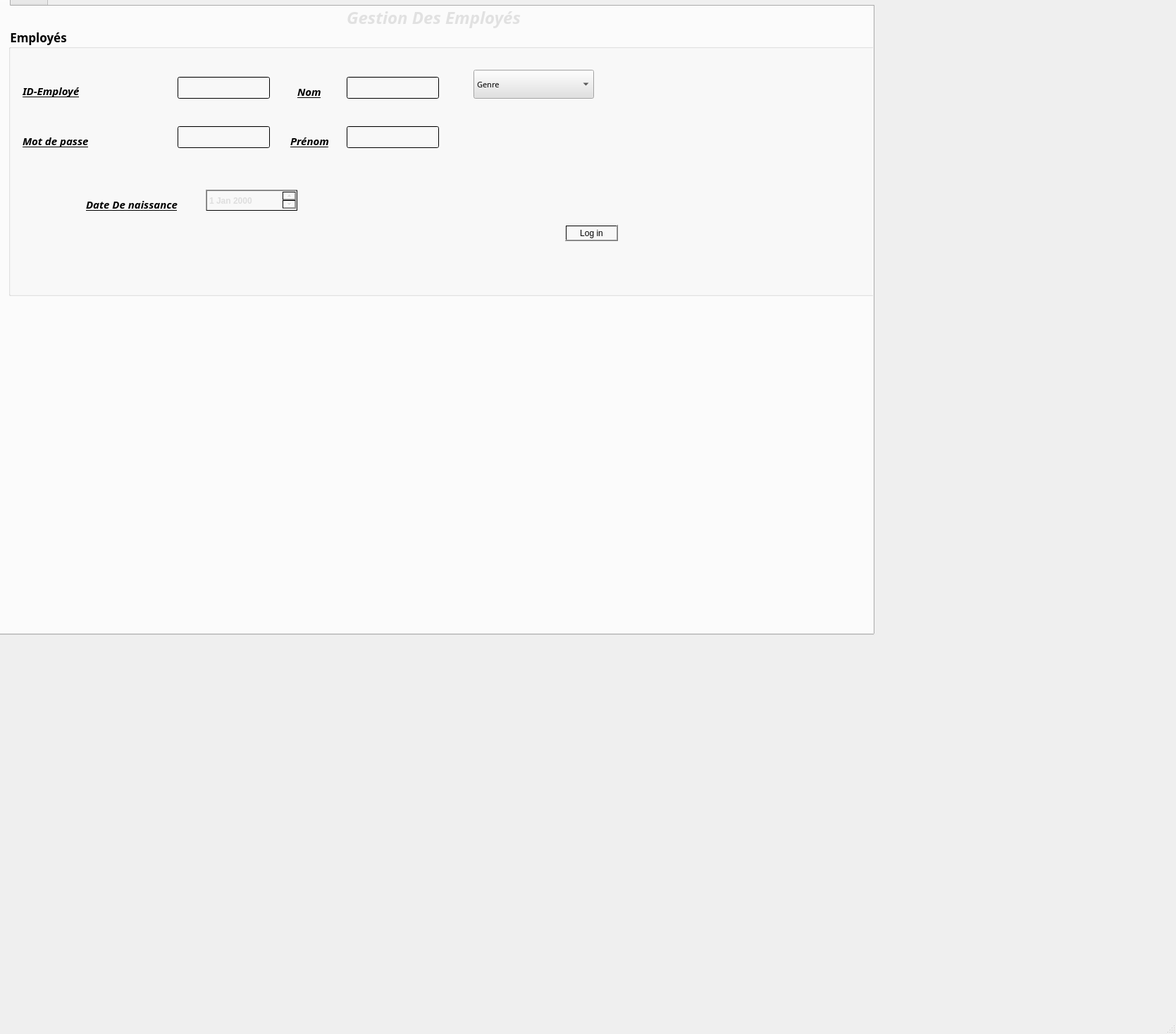
<?xml version="1.0" encoding="UTF-8"?>
<ui version="4.0">
 <class>MainWindow</class>
 <widget class="QMainWindow" name="MainWindow">
  <property name="geometry">
   <rect>
    <x>0</x>
    <y>0</y>
    <width>1669</width>
    <height>1467</height>
   </rect>
  </property>
  <property name="windowTitle">
   <string>MainWindow</string>
  </property>
  <widget class="QWidget" name="centralwidget">
   <widget class="QTabWidget" name="tabWidget">
    <property name="geometry">
     <rect>
      <x>-40</x>
      <y>-20</y>
      <width>1281</width>
      <height>921</height>
     </rect>
    </property>
    <property name="baseSize">
     <size>
      <width>0</width>
      <height>0</height>
     </size>
    </property>
    <property name="font">
     <font>
      <family>Century Gothic</family>
     </font>
    </property>
    <property name="styleSheet">
     <string notr="true">background-color: </string>
    </property>
    <property name="currentIndex">
     <number>0</number>
    </property>
    <widget class="QWidget" name="tab">
     <attribute name="title">
      <string>Tab 1</string>
     </attribute>
     <widget class="QGroupBox" name="Log_in">
      <property name="geometry">
       <rect>
        <x>50</x>
        <y>30</y>
        <width>1231</width>
        <height>381</height>
       </rect>
      </property>
      <property name="font">
       <font>
        <family>Century Gothic</family>
        <pointsize>13</pointsize>
        <weight>75</weight>
        <bold>true</bold>
       </font>
      </property>
      <property name="styleSheet">
       <string notr="true">background-color: qlineargradient(spread:reflect, x1:0, y1:0, x2:1, y2:0, stop:1 rgba(255, 255, 255, 0));</string>
      </property>
      <property name="title">
       <string>Employés</string>
      </property>
      <widget class="QLabel" name="label">
       <property name="geometry">
        <rect>
         <x>20</x>
         <y>80</y>
         <width>85</width>
         <height>19</height>
        </rect>
       </property>
       <property name="font">
        <font>
         <family>Century Gothic</family>
         <pointsize>11</pointsize>
         <weight>75</weight>
         <italic>true</italic>
         <bold>true</bold>
         <underline>true</underline>
        </font>
       </property>
       <property name="text">
        <string>ID-Employé</string>
       </property>
      </widget>
      <widget class="QLabel" name="label_2">
       <property name="geometry">
        <rect>
         <x>20</x>
         <y>150</y>
         <width>161</width>
         <height>21</height>
        </rect>
       </property>
       <property name="font">
        <font>
         <family>Century Gothic</family>
         <pointsize>11</pointsize>
         <weight>75</weight>
         <italic>true</italic>
         <bold>true</bold>
         <underline>true</underline>
        </font>
       </property>
       <property name="text">
        <string>Mot de passe</string>
       </property>
      </widget>
      <widget class="QLabel" name="label_3">
       <property name="geometry">
        <rect>
         <x>410</x>
         <y>80</y>
         <width>141</width>
         <height>21</height>
        </rect>
       </property>
       <property name="font">
        <font>
         <family>Century Gothic</family>
         <pointsize>11</pointsize>
         <weight>75</weight>
         <italic>true</italic>
         <bold>true</bold>
         <underline>true</underline>
        </font>
       </property>
       <property name="text">
        <string>Nom</string>
       </property>
      </widget>
      <widget class="QLineEdit" name="le_mdp">
       <property name="geometry">
        <rect>
         <x>240</x>
         <y>140</y>
         <width>131</width>
         <height>31</height>
        </rect>
       </property>
       <property name="font">
        <font>
         <family>Century Gothic</family>
         <pointsize>9</pointsize>
        </font>
       </property>
      </widget>
      <widget class="QLineEdit" name="le_IDemploye">
       <property name="geometry">
        <rect>
         <x>240</x>
         <y>70</y>
         <width>131</width>
         <height>31</height>
        </rect>
       </property>
       <property name="font">
        <font>
         <family>Century Gothic</family>
         <pointsize>9</pointsize>
        </font>
       </property>
      </widget>
      <widget class="QLabel" name="label_5">
       <property name="geometry">
        <rect>
         <x>400</x>
         <y>150</y>
         <width>141</width>
         <height>21</height>
        </rect>
       </property>
       <property name="font">
        <font>
         <family>Century Gothic</family>
         <pointsize>11</pointsize>
         <weight>75</weight>
         <italic>true</italic>
         <bold>true</bold>
         <underline>true</underline>
        </font>
       </property>
       <property name="text">
        <string>Prénom</string>
       </property>
      </widget>
      <widget class="QLabel" name="label_8">
       <property name="geometry">
        <rect>
         <x>110</x>
         <y>240</y>
         <width>161</width>
         <height>21</height>
        </rect>
       </property>
       <property name="font">
        <font>
         <family>Century Gothic</family>
         <pointsize>11</pointsize>
         <weight>75</weight>
         <italic>true</italic>
         <bold>true</bold>
         <underline>true</underline>
        </font>
       </property>
       <property name="text">
        <string>Date De naissance</string>
       </property>
      </widget>
      <widget class="QDateEdit" name="dateEdit">
       <property name="geometry">
        <rect>
         <x>280</x>
         <y>230</y>
         <width>131</width>
         <height>31</height>
        </rect>
       </property>
       <property name="font">
        <font>
         <pointsize>9</pointsize>
         <weight>75</weight>
         <bold>true</bold>
        </font>
       </property>
       <property name="styleSheet">
        <string notr="true">color: rgb(222, 222, 222);</string>
       </property>
      </widget>
      <widget class="QComboBox" name="Genre_select">
       <property name="geometry">
        <rect>
         <x>660</x>
         <y>60</y>
         <width>171</width>
         <height>41</height>
        </rect>
       </property>
       <property name="font">
        <font>
         <family>Century Gothic</family>
         <pointsize>8</pointsize>
         <weight>50</weight>
         <bold>false</bold>
        </font>
       </property>
       <property name="cursor">
        <cursorShape>PointingHandCursor</cursorShape>
       </property>
       <property name="styleSheet">
        <string notr="true">background-color: rgb(225, 225, 225)</string>
       </property>
       <item>
        <property name="text">
         <string>Genre</string>
        </property>
       </item>
       <item>
        <property name="text">
         <string>Homme</string>
        </property>
       </item>
       <item>
        <property name="text">
         <string>Femme</string>
        </property>
       </item>
      </widget>
      <widget class="QLineEdit" name="le_nom">
       <property name="geometry">
        <rect>
         <x>480</x>
         <y>70</y>
         <width>131</width>
         <height>31</height>
        </rect>
       </property>
       <property name="font">
        <font>
         <family>Century Gothic</family>
         <pointsize>9</pointsize>
        </font>
       </property>
      </widget>
      <widget class="QLineEdit" name="le_prenom">
       <property name="geometry">
        <rect>
         <x>480</x>
         <y>140</y>
         <width>131</width>
         <height>31</height>
        </rect>
       </property>
       <property name="font">
        <font>
         <family>Century Gothic</family>
         <pointsize>9</pointsize>
        </font>
       </property>
      </widget>
      <widget class="QPushButton" name="Log_In">
       <property name="geometry">
        <rect>
         <x>790</x>
         <y>280</y>
         <width>75</width>
         <height>23</height>
        </rect>
       </property>
       <property name="text">
        <string>Log in</string>
       </property>
      </widget>
     </widget>
     <widget class="QLabel" name="label_6">
      <property name="geometry">
       <rect>
        <x>530</x>
        <y>0</y>
        <width>311</width>
        <height>31</height>
       </rect>
      </property>
      <property name="font">
       <font>
        <family>Century Gothic</family>
        <pointsize>18</pointsize>
        <weight>75</weight>
        <italic>true</italic>
        <bold>true</bold>
        <underline>false</underline>
       </font>
      </property>
      <property name="styleSheet">
       <string notr="true">color: rgb(225, 225, 225);
</string>
      </property>
      <property name="text">
       <string>Gestion Des Employés</string>
      </property>
     </widget>
    </widget>
    <widget class="QWidget" name="tab_2">
     <attribute name="title">
      <string>Tab 2</string>
     </attribute>
     <widget class="QGroupBox" name="groupBox_5">
      <property name="geometry">
       <rect>
        <x>40</x>
        <y>40</y>
        <width>611</width>
        <height>351</height>
       </rect>
      </property>
      <property name="font">
       <font>
        <family>Century Gothic</family>
        <pointsize>12</pointsize>
        <weight>75</weight>
        <bold>true</bold>
       </font>
      </property>
      <property name="title">
       <string>Calendrier</string>
      </property>
      <widget class="QCalendarWidget" name="calendarWidget">
       <property name="geometry">
        <rect>
         <x>250</x>
         <y>60</y>
         <width>331</width>
         <height>241</height>
        </rect>
       </property>
       <property name="styleSheet">
        <string notr="true">background-color: rgb(176, 176, 176);</string>
       </property>
      </widget>
      <widget class="QPlainTextEdit" name="plainTextEdit">
       <property name="geometry">
        <rect>
         <x>30</x>
         <y>80</y>
         <width>161</width>
         <height>211</height>
        </rect>
       </property>
       <property name="font">
        <font>
         <family>Maiandra GD</family>
         <pointsize>10</pointsize>
         <weight>75</weight>
         <italic>true</italic>
         <bold>true</bold>
        </font>
       </property>
       <property name="styleSheet">
        <string notr="true">color: rgb(204, 204, 204);</string>
       </property>
       <property name="plainText">
        <string>2022-10-10T00:00:00
Le journal De Minuit
2022-10-10T00:15:60
Publicité TELECOM</string>
       </property>
      </widget>
     </widget>
    </widget>
   </widget>
  </widget>
  <widget class="QMenuBar" name="menubar">
   <property name="geometry">
    <rect>
     <x>0</x>
     <y>0</y>
     <width>1669</width>
     <height>22</height>
    </rect>
   </property>
  </widget>
  <widget class="QStatusBar" name="statusbar"/>
 </widget>
 <resources/>
 <connections/>
</ui>
